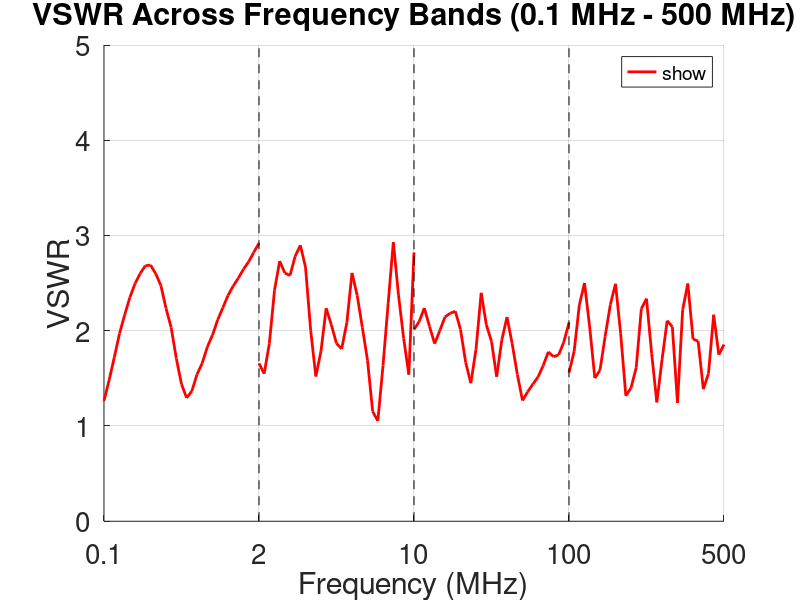

Source code (MATLAB):
clear all; % 清除变量
close all; % 关闭所有图形窗口

% ================= 数据定义部分 (保持不变) =================
% 定义频率范围 (单位: MHz)，每个频段 31 个点
freq1 = linspace(0.1, 2, 31);    % 0.1 MHz - 2 MHz
freq2 = linspace(2, 10, 31);     % 2 MHz - 10 MHz
freq3 = linspace(10, 100, 31);   % 10 MHz - 100 MHz
freq4 = linspace(100, 500, 31);  % 100 MHz - 500 MHz

% VSWR 数据
vswr1 = [1.26385, 1.482955, 1.722178, 1.970569, 2.166246, 2.349007, 2.494598, 2.601435, 2.682448, 2.689694, 2.599927, 2.476647, 2.236035, 2.032894, 1.708079, 1.438492, 1.294778, 1.366207, 1.540693, 1.658469, 1.830465, 1.954776, 2.113924, 2.241546, 2.370952, 2.468817, 2.55345, 2.646071, 2.724549, 2.824293, 2.919405]; 
vswr2 = [1.65787, 1.549182, 1.864467, 2.424533, 2.730922, 2.606025, 2.580217, 2.782195, 2.897398, 2.668826, 2.004513, 1.519828, 1.787221, 2.236025, 2.062919, 1.866415, 1.809755, 2.084598, 2.607169, 2.371804, 2.035009, 1.690736, 1.152978, 1.053794, 1.632985, 2.290203, 2.930295, 2.374656, 1.918456, 1.539356, 2.822421];
vswr3 = [2.01307, 2.096219, 2.238116, 2.045494, 1.86505, 2.003116, 2.145289, 2.183521, 2.204338, 2.013568, 1.668077, 1.449351, 1.805697, 2.398201, 2.062615, 1.888164, 1.517362, 1.905149, 2.144142, 1.864327, 1.541972, 1.267953, 1.358752, 1.439125, 1.513738, 1.634489, 1.777509, 1.727114, 1.747362, 1.881667, 2.086011]; 
vswr4 = [1.561061, 1.785545, 2.27034, 2.501236, 2.039799, 1.502563, 1.585851, 1.942485, 2.273378, 2.493312, 1.968797, 1.317736, 1.399056, 1.610937, 2.231061, 2.336821, 1.758687, 1.248243, 1.693898, 2.105569, 2.041592, 1.242935, 2.222071, 2.495432, 1.914501, 1.889385, 1.386963, 1.551795, 2.167955, 1.74802, 1.855453];

% ================= 绘图核心修改部分 =================

% 1. 分别为每个频段创建归一化横轴
% 既然要分为4个等宽区间，横轴映射关系如下：
% Band 1: [0, 1], Band 2: [1, 2], Band 3: [2, 3], Band 4: [3, 4]
x1 = linspace(0, 1, length(freq1));
x2 = linspace(1, 2, length(freq2));
x3 = linspace(2, 3, length(freq3));
x4 = linspace(3, 4, length(freq4));

figure('Name', 'VSWR vs Frequency (Equal Band Width)', 'NumberTitle', 'off');
hold on; % 保持绘图状态，允许叠加多条曲线

% 2. 分段绘制曲线 (这样每段之间就不会有连线)
% 注意：只给第一段加 DisplayName，防止图例里出现4个 "VSWR"
plot(x1, vswr1, 'r-', 'LineWidth', 2, 'DisplayName', 'VSWR'); 
plot(x2, vswr2, 'r-', 'LineWidth', 2, 'HandleVisibility', 'off'); % 隐藏图例句柄
plot(x3, vswr3, 'r-', 'LineWidth', 2, 'HandleVisibility', 'off'); 
plot(x4, vswr4, 'r-', 'LineWidth', 2, 'HandleVisibility', 'off'); 

% 3. 添加频段分界线 (虚线)
line([1 1], [0 5], 'Color', 'k', 'LineStyle', '--', 'DisplayName', '2 MHz Boundary');
line([2 2], [0 5], 'Color', 'k', 'LineStyle', '--', 'DisplayName', '10 MHz Boundary');
line([3 3], [0 5], 'Color', 'k', 'LineStyle', '--', 'DisplayName', '100 MHz Boundary');

% ================= 图像装饰部分 =================
title('VSWR Across Frequency Bands (0.1 MHz - 500 MHz)', 'FontSize', 16);
xlabel('Frequency (MHz)', 'FontSize', 14);
ylabel('VSWR', 'FontSize', 14);
grid on;
ylim([0 5]); % 稍微调整了一下 Y 轴范围以适应数据，你可以改回 5

% 设置横轴刻度 (0,1,2,3,4) 并映射回实际频率
xticks([0 1 2 3 4]); 
xticklabels({'0.1', '2', '10', '100', '500'});

set(gca, 'FontSize', 20); 
legend('show', 'FontSize', 14, 'Location', 'best'); % 自动选择最佳位置
set(gcf, 'Position', [100, 100, 800, 400]);

hold off;
